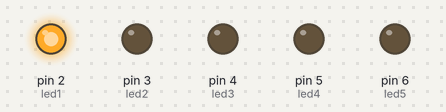
Bench run of a sketch on a simulated Arduino Uno, built with avr-gcc and run on an emulated ATmega328P. Shown: output pins drawn as LEDs (lit = HIGH).

Above: at 0.05 s.
At 0.45 s:
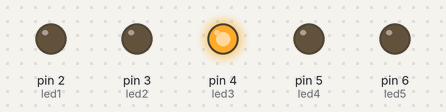
At 0.85 s:
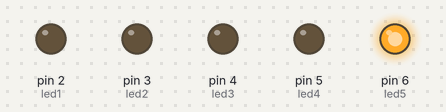
At 1.85 s:
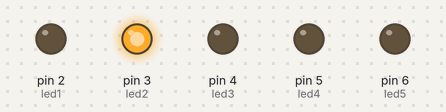
At 2.65 s:
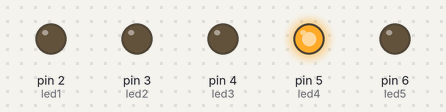
At 3.55 s:
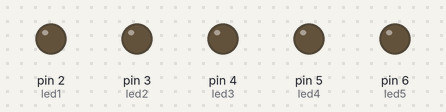
Timing chart, 0 to 3.9 s (numbered marks = the images above):
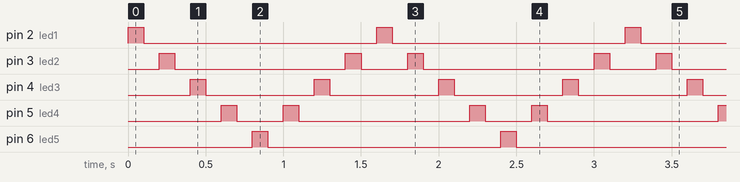

Measured:
- by itself, pin 2 (led1), pin 6 (led5): alternates HIGH for 0.10 s and LOW for 1.5 s
- by itself, pin 3 (led2): repeats every 1.6 s: LOW 1.1 s, HIGH 0.10 s, LOW 0.30 s, HIGH 0.10 s
- by itself, pin 4 (led3): alternates HIGH for 0.10 s and LOW for 0.70 s
- by itself, pin 5 (led4): repeats every 1.6 s: LOW 0.30 s, HIGH 0.10 s, LOW 1.1 s, HIGH 0.10 s

The sketch:

Lab3_5ledBlink_V1.ino
```cpp
#define led1 2
#define led2 3
#define led3 4
#define led4 5
#define led5 6
int dl = 100;

void setup() {
  // put your setup code here, to run once:
  pinMode(led1, OUTPUT);
  pinMode(led2, OUTPUT);
  pinMode(led3, OUTPUT);
  pinMode(led4, OUTPUT);
  pinMode(led5, OUTPUT);
}

void loop() {
  // put your main code here, to run repeatedly:
  digitalWrite(led1, HIGH);
  delay(dl);
  digitalWrite(led1, LOW);
  delay(dl);

  digitalWrite(led2, HIGH);
  delay(dl);
  digitalWrite(led2, LOW);
  delay(dl);

  digitalWrite(led3, HIGH);
  delay(dl);
  digitalWrite(led3, LOW);
  delay(dl);

  digitalWrite(led4, HIGH);
  delay(dl);
  digitalWrite(led4, LOW);
  delay(dl);

  digitalWrite(led5, HIGH);
  delay(dl);
  digitalWrite(led5, LOW);
  delay(dl);

  digitalWrite(led4, HIGH);
  delay(dl);
  digitalWrite(led4, LOW);
  delay(dl);

  digitalWrite(led3, HIGH);
  delay(dl);
  digitalWrite(led3, LOW);
  delay(dl);

  digitalWrite(led2, HIGH);
  delay(dl);
  digitalWrite(led2, LOW);
  delay(dl);

}
```
